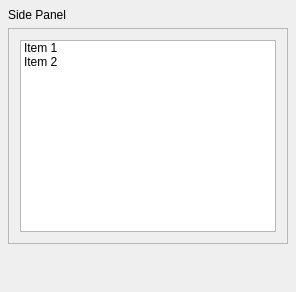
<?xml version="1.0" encoding="UTF-8"?>
<ui version="4.0">
 <class>ChatSidePanel</class>
 <widget class="QWidget" name="ChatSidePanel">
  <property name="minimumSize">
   <size><width>240</width><height>0</height></size>
  </property>
  <layout class="QVBoxLayout" name="mainLayout">
   <property name="leftMargin"><number>8</number></property>
   <property name="topMargin"><number>8</number></property>
   <property name="rightMargin"><number>8</number></property>
   <property name="bottomMargin"><number>8</number></property>
   <property name="spacing"><number>6</number></property>
   <item>
    <widget class="QLabel" name="panelTitleLabel">
     <property name="text"><string>Side Panel</string></property>
    </widget>
   </item>
   <item>
    <widget class="QFrame" name="contentFrame">
     <property name="frameShape"><enum>QFrame::Shape::StyledPanel</enum></property>
     <layout class="QVBoxLayout" name="contentLayout">
      <item>
       <widget class="QListWidget" name="panelList">
        <item><property name="text"><string>Item 1</string></property></item>
        <item><property name="text"><string>Item 2</string></property></item>
       </widget>
      </item>
     </layout>
    </widget>
   </item>
   <item>
    <spacer name="bottomSpacer">
     <property name="orientation"><enum>Qt::Orientation::Vertical</enum></property>
     <property name="sizeHint" stdset="0">
      <size><width>20</width><height>40</height></size>
     </property>
    </spacer>
   </item>
  </layout>
 </widget>
 <layoutdefault spacing="6" margin="11"/>
 <resources/>
 <connections/>
</ui>
